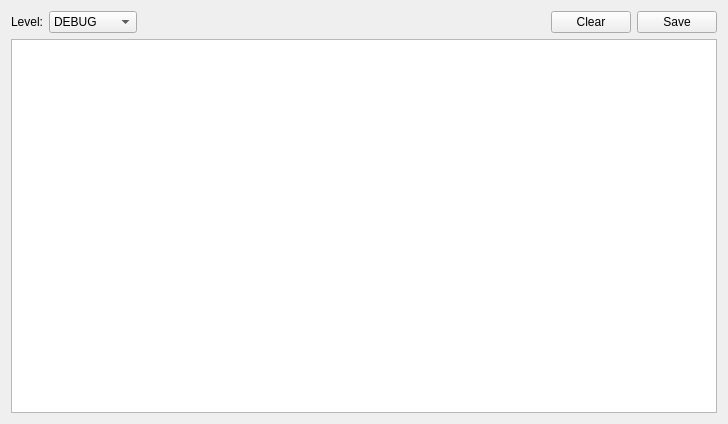
<?xml version="1.0" encoding="UTF-8"?>
<ui version="4.0">
 <class>Form</class>
 <widget class="QWidget" name="Form">
  <property name="geometry">
   <rect>
    <x>0</x>
    <y>0</y>
    <width>728</width>
    <height>424</height>
   </rect>
  </property>
  <property name="windowTitle">
   <string>Form</string>
  </property>
  <layout class="QVBoxLayout" name="verticalLayout">
   <item>
    <layout class="QHBoxLayout" name="horizontalLayout">
     <item>
      <widget class="QLabel" name="label">
       <property name="text">
        <string>Level:</string>
       </property>
      </widget>
     </item>
     <item>
      <widget class="QComboBox" name="levelSelect">
       <item>
        <property name="text">
         <string>DEBUG</string>
        </property>
       </item>
       <item>
        <property name="text">
         <string>INFO</string>
        </property>
       </item>
       <item>
        <property name="text">
         <string>WARNING</string>
        </property>
       </item>
       <item>
        <property name="text">
         <string>ERROR</string>
        </property>
       </item>
       <item>
        <property name="text">
         <string>CRITICAL</string>
        </property>
       </item>
      </widget>
     </item>
     <item>
      <spacer name="horizontalSpacer">
       <property name="orientation">
        <enum>Qt::Horizontal</enum>
       </property>
       <property name="sizeHint" stdset="0">
        <size>
         <width>40</width>
         <height>20</height>
        </size>
       </property>
      </spacer>
     </item>
     <item>
      <widget class="QPushButton" name="clearButton">
       <property name="text">
        <string>Clear</string>
       </property>
      </widget>
     </item>
     <item>
      <widget class="QPushButton" name="saveButton">
       <property name="text">
        <string>Save</string>
       </property>
      </widget>
     </item>
    </layout>
   </item>
   <item>
    <widget class="QTextBrowser" name="textBrowser"/>
   </item>
  </layout>
 </widget>
 <resources/>
 <connections/>
</ui>
